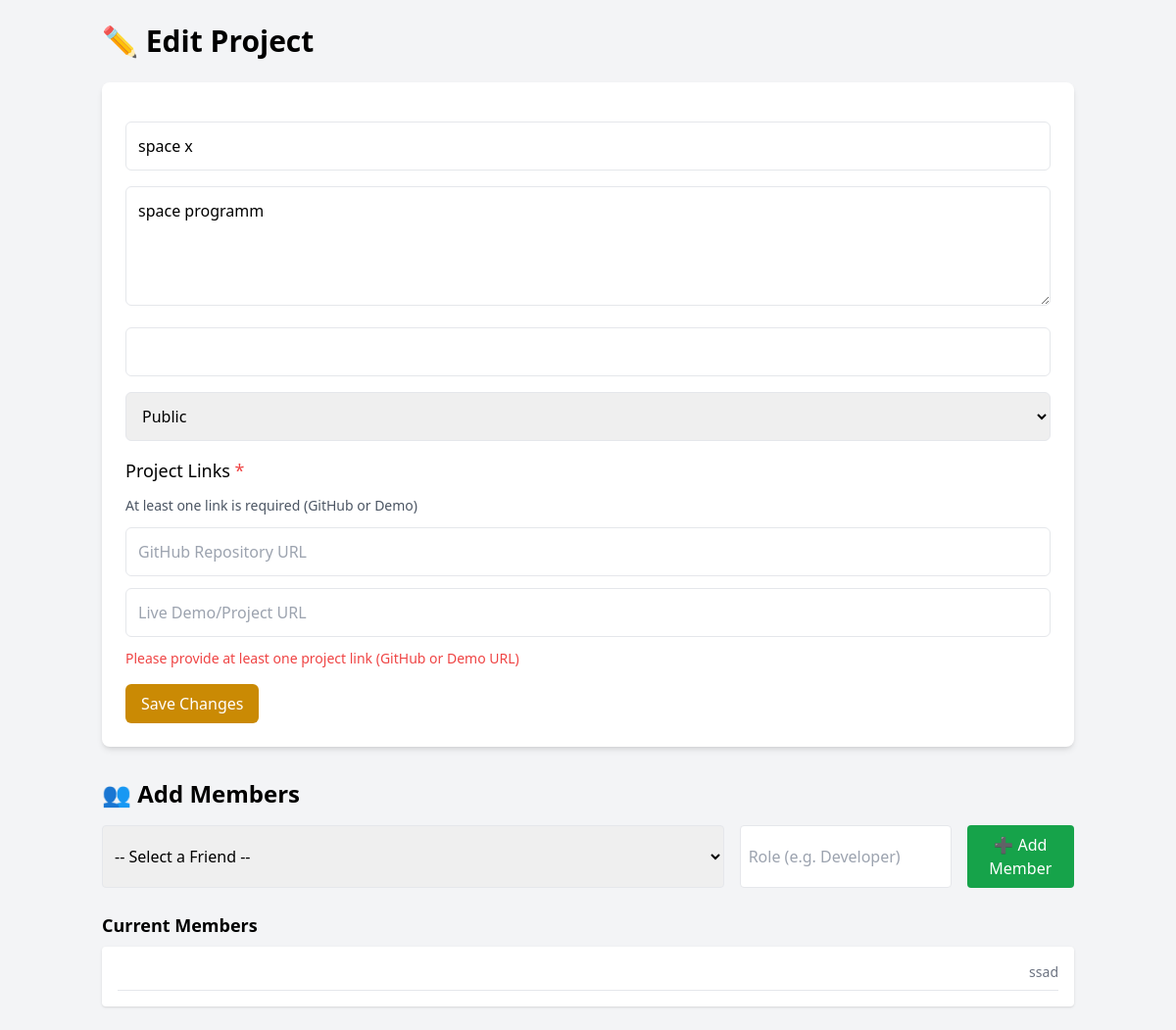
The page /project/4/edit (signed in) on the database its author committed.
### app.py (models this page shows, shortened)
class Project(db.Model):
    id = db.Column(db.Integer, primary_key=True)
    title = db.Column(db.String(120), nullable=False)
    description = db.Column(db.Text, nullable=False)
    github_url = db.Column(db.String(255))
    demo_url = db.Column(db.String(255))
    documentation_url = db.Column(db.String(255))  # Added for documentation link
    created_at = db.Column(db.DateTime, default=datetime.utcnow)
    updated_at = db.Column(db.DateTime, default=datetime.utcnow, onupdate=datetime.utcnow)
    owner_id = db.Column(db.Integer, db.ForeignKey('user.id'), nullable=False)
    visibility = db.Column(db.String(20), default='public')
    likes = db.Column(db.Integer, default=0)
    owner = db.relationship('User', foreign_keys=[owner_id], back_populates='owned_projects')
    team_members = db.relationship('ProjectMember', back_populates='project', cascade="all, delete-orphan")
    tags = db.relationship('Tag', secondary='project_tags', back_populates='projects')
    activities = db.relationship('ProjectActivity', back_populates='project', cascade="all, delete-orphan",
                                order_by="desc(ProjectActivity.timestamp)")
    code_rooms = db.relationship('CodeRoom', back_populates='project', cascade="all, delete-orphan")

class ProjectMember(db.Model):
    __tablename__ = 'project_members'
    project_id = db.Column(db.Integer, db.ForeignKey('project.id'), primary_key=True)
    user_id = db.Column(db.Integer, db.ForeignKey('user.id'), primary_key=True)
    role = db.Column(db.String(50))
    joined_at = db.Column(db.DateTime, default=datetime.utcnow)
    project = db.relationship('Project', back_populates='team_members')
    user = db.relationship('User')

### app.py (the view, shortened to what this page needs)
@app.route('/project/<int:project_id>/edit', methods=['GET', 'POST'])
@login_required
def edit_project(project_id):
    friendships = Friendship.query.filter(
        (Friendship.user1_id == current_user.id) | (Friendship.user2_id == current_user.id)
    ).all()
    friends_list = []
    for friendship in friendships:
        if friendship.user1_id == current_user.id:
            friends_list.append(friendship.user2)
        else:
            friends_list.append(friendship.user1)
    project = Project.query.get_or_404(project_id)
    if project.owner_id != current_user.id and current_user not in project.team_members:
        flash("You do not have permission to view or edit this project.", "error")
        return redirect(url_for('my_projects'))  # Redirect to the user's projects if no permission
    return render_template('project/edit_project.html', project=project, friends_list=friends_list)

### app.py (called while the page is built)
@login_manager.user_loader
def load_user(user_id):
    user = db.session.get(User, user_id)
    return user

### templates/project/edit_project.html (shortened to what this page needs)
<!DOCTYPE html>
<html lang="en">
<head>
    <script src="https://cdn.tailwindcss.com"></script>
</head>
<body class="bg-gray-100">
    <div class="container mx-auto px-4 py-6">
        <h1 class="text-3xl font-bold mb-6">✏️ Edit Project</h1>
        <form method="POST" class="bg-white shadow-md rounded-lg p-6 space-y-4">
            <input name="title" value="{{ project.title }}" required class="w-full p-3 border rounded-md" />
            <textarea name="description" rows="4" required class="w-full p-3 border rounded-md">{{ project.description }}</textarea>
            <input name="github_url" value="{{ project.github_url }}" class="w-full p-3 border rounded-md" />
            <select name="visibility" class="w-full p-3 border rounded-md">
                <option value="public" {% if project.visibility == 'public' %}selected{% endif %}>Public</option>
            </select>
            <div class="space-y-3">
                <h3 class="text-lg font-medium">Project Links <span class="text-red-500">*</span></h3>
                <p class="text-sm text-gray-600">At least one link is required (GitHub or Demo)</p>
                <div class="flex flex-col space-y-3">
                    <input name="github_url" placeholder="GitHub Repository URL" class="w-full p-3 border rounded-md"
                           id="github_url" oninput="validateLinks()" value="{{ project.github_url or '' }}" />
                    <input name="demo_url" placeholder="Live Demo/Project URL" class="w-full p-3 border rounded-md"
                           id="demo_url" oninput="validateLinks()" value="{{ project.demo_url or '' }}" />
                    <div id="link_error" class="hidden text-red-500 text-sm">
                        Please provide at least one project link (GitHub or Demo URL)
                    </div>
                </div>
            </div>
            <button type="submit" class="bg-yellow-600 text-white px-4 py-2 rounded-md hover:bg-yellow-700">
                Save Changes
            </button>
        </form>
        <div class="mt-8">
            <h2 class="text-2xl font-semibold mb-4">👥 Add Members</h2>
            <form method="POST" action="{{ url_for('add_member') }}" class="flex flex-col md:flex-row gap-4">
                <select name="user_id" required class="w-full p-2 border rounded">
                    <option value="">-- Select a Friend --</option>
                </select>
                <input type="text" name="role" required placeholder="Role (e.g. Developer)" class="p-2 border rounded w-full md:w-1/3" />
                <button type="submit" class="bg-green-600 text-white px-4 py-2 rounded hover:bg-green-700">
                    ➕ Add Member
                </button>
            </form>
        </div>
        <div class="mt-6">
            <h3 class="text-lg font-bold mb-2">Current Members</h3>
            <ul class="bg-white p-4 rounded shadow space-y-2">
                {% for member in project.team_members %}
                    <li class="flex justify-between items-center border-b pb-2">
                        <span class="text-sm text-gray-500">{{ member.role if member.role else 'Member' }}</span>
                    </li>
                {% else %}
                    <li>No members yet.</li>
                {% endfor %}
            </ul>
        </div>
    </div>
</body>
</html>

### rows shown on the page
Project: title "space x", description "space programm", visibility "Public"
ProjectMember: role "ssad"
